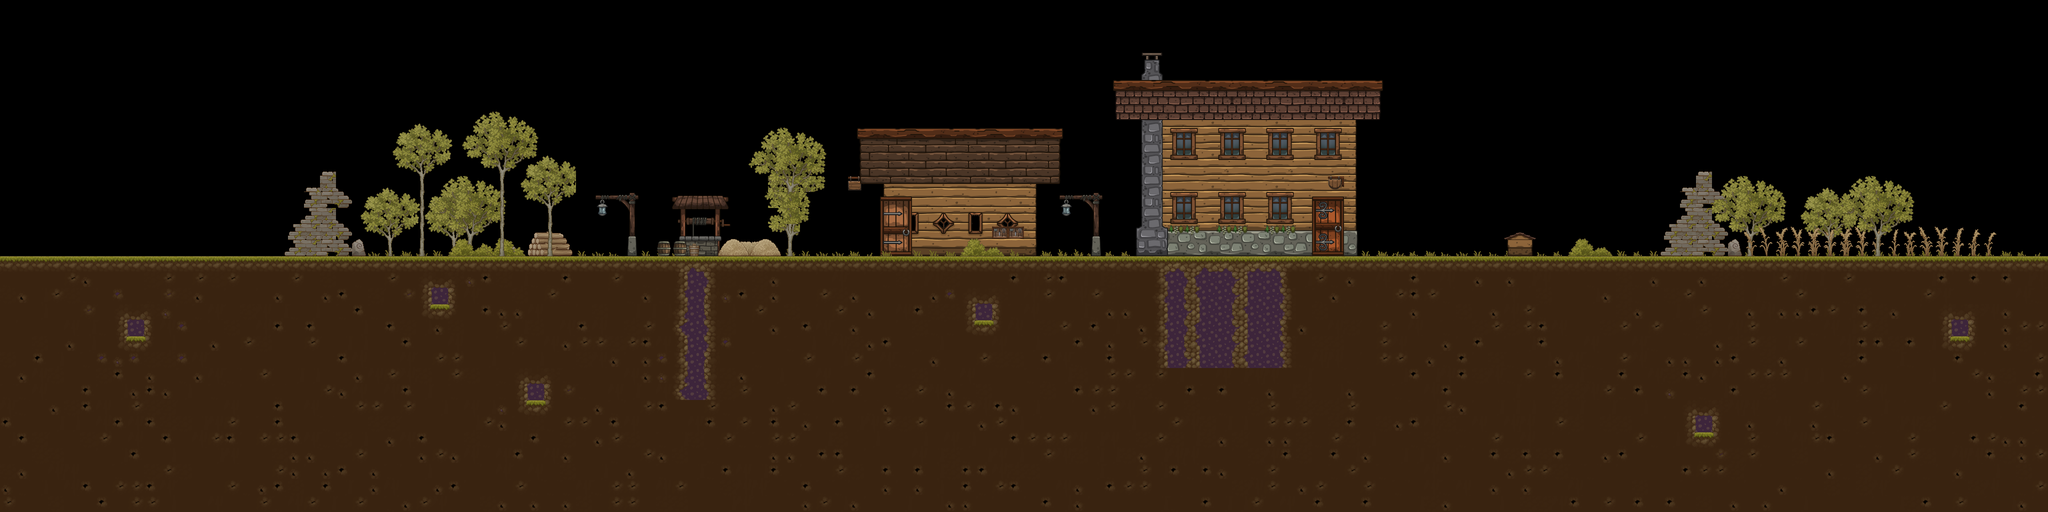

A level layout from a 2D game, rendered from its tile map. Below: a short description, then the map file with tile-grid data replaced by summaries:
An orthogonal 128x32 tile map with 32x32 px tiles, 15 tile layers (Decoration-BehindBuilding-InFrontOfPlayer, Buildings-InFrontOfPlayer, Decoration-InFrontBuilding-InFrontOfPlayer, Fauna2-InFrontOfPlayer, ...), 4 hidden layers not drawn.

<map version="1.9" tiledversion="1.9.2" orientation="orthogonal" renderorder="right-down" width="128" height="32" tilewidth="32" tileheight="32" infinite="0" nextlayerid="29" nextobjectid="1">
 <editorsettings>
  <export target="FeedTheDog2.tmx" format="tmx" />
 </editorsettings>
 <tileset firstgid="1" source="FeedTheDog.tsx" />
 <layer id="24" name="End" width="128" height="32" visible="0">
  <data>[4096 cells, 3 non-empty, 1 distinct tile ids]</data>
 </layer>
 <layer id="28" name="Dog" width="128" height="32" visible="0">
  <data>[4096 cells, 1 non-empty, 1 distinct tile ids]</data>
 </layer>
 <layer id="7" name="Spawn" width="128" height="32" visible="0">
  <data>[4096 cells, 1 non-empty, 1 distinct tile ids]</data>
 </layer>
 <layer id="15" name="Decoration-BehindBuilding-InFrontOfPlayer" width="128" height="32">
  <data>[4096 cells, 1 non-empty, 1 distinct tile ids]</data>
 </layer>
 <layer id="1" name="Buildings-InFrontOfPlayer" width="128" height="32">
  <data>[4096 cells, 54 non-empty, 40 distinct tile ids]</data>
 </layer>
 <layer id="13" name="Decoration-InFrontBuilding-InFrontOfPlayer" width="128" height="32">
  <data>[4096 cells, 64 non-empty, 35 distinct tile ids]</data>
 </layer>
 <layer id="16" name="Fauna2-InFrontOfPlayer" width="128" height="32">
  <data>[4096 cells, 0 non-empty, 0 distinct tile ids]</data>
 </layer>
 <layer id="18" name="Fauna-InFrontOfPlayer" width="128" height="32">
  <data>[4096 cells, 1 non-empty, 1 distinct tile ids]</data>
 </layer>
 <layer id="26" name="Ground2" width="128" height="32">
  <data>[4096 cells, 224 non-empty, 1 distinct tile ids]</data>
 </layer>
 <layer id="2" name="Ground" width="128" height="32">
  <data>[4096 cells, 2028 non-empty, 44 distinct tile ids]</data>
 </layer>
 <layer id="25" name="Ground-Invis" width="128" height="32" visible="0">
  <data>[4096 cells, 201 non-empty, 1 distinct tile ids]</data>
 </layer>
 <layer id="22" name="Ground-Grass" width="128" height="32">
  <data>[4096 cells, 104 non-empty, 16 distinct tile ids]</data>
 </layer>
 <layer id="23" name="Decoration3-BehindPlayer" width="128" height="32">
  <data>[4096 cells, 14 non-empty, 13 distinct tile ids]</data>
 </layer>
 <layer id="27" name="Building-BehindPlayer" width="128" height="32">
  <data>[4096 cells, 216 non-empty, 78 distinct tile ids]</data>
 </layer>
 <layer id="21" name="Decoration2-BehindPlayer" width="128" height="32">
  <data>[4096 cells, 106 non-empty, 55 distinct tile ids]</data>
 </layer>
 <layer id="3" name="Decoration-BehindPlayer" width="128" height="32">
  <data>[4096 cells, 57 non-empty, 42 distinct tile ids]</data>
 </layer>
 <layer id="20" name="Fauna3-BehindPlayer" width="128" height="32">
  <data>[4096 cells, 88 non-empty, 60 distinct tile ids]</data>
 </layer>
 <layer id="19" name="Fauna2-BehindPlayer" width="128" height="32">
  <data>[4096 cells, 99 non-empty, 60 distinct tile ids]</data>
 </layer>
 <layer id="17" name="Fauna-BehindPlayer" width="128" height="32">
  <data>[4096 cells, 119 non-empty, 66 distinct tile ids]</data>
 </layer>
</map>
